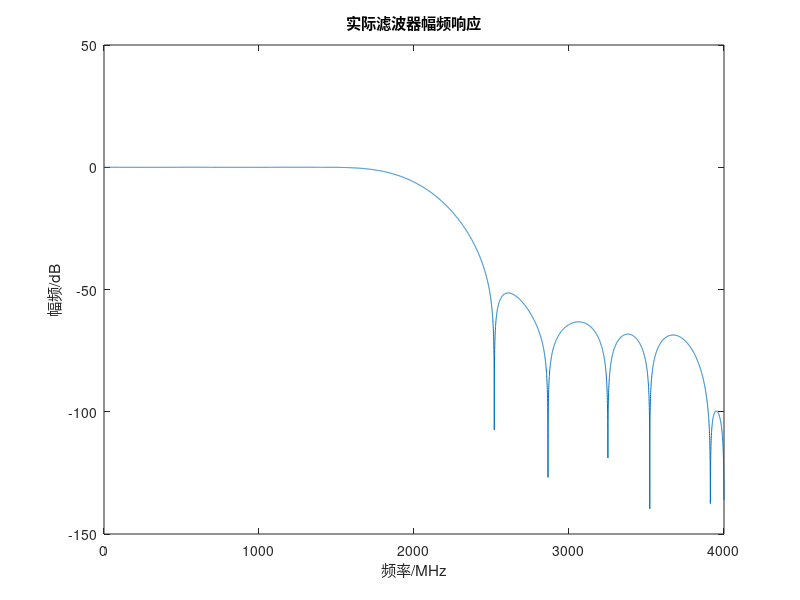

MATLAB code for this plot:
%%
clear;
NUM=[ 0.0013    0.0017   -0.0025   -0.0040    0.0063    0.0095   -0.0138   -0.0196    0.0274    0.0384   -0.0549 -0.0830    0.1455    0.4477    0.4477    0.1455   -0.0830   -0.0549    0.0384    0.0274   -0.0196   -0.0138 0.0095    0.0063   -0.0040   -0.0025    0.0017    0.0013 ];
Fs=8000;%信号频率
N=length(NUM);
T=1/Fs;Tp=N*T;%采样时间
t=(0:N-1)/Fs;%t=0-2s

N_fft = 8000; % 频率点的数量，通常选择2的幂次方以利用FFT的效率  
% 计算频率向量（归一化）  
f = (0:N_fft-1)*(Fs/N_fft);  
% f=0:Fs/N:Fs*(N-1)/N;%步长f1/N
NUM1 = NUM*10000 ;
disp(NUM1);
% 使用 freqz 计算频率响应  
[H3, w3] = freqz(NUM, 1, N_fft, Fs);  

% w=2*pi*f/Fs;%归一化频  
plot(w3, 20*log10(abs(H3)));
title('实际滤波器幅频响应');
xlabel('频率/MHz');
ylabel('幅频/dB');

% load("Num.mat");
file_name="./FIR_CAU.dat" ;
fid =fopen(file_name,'w');
for i= 1: 27
    fprintf(fid ,'%d\n',NUM1(i));
end
fclose(fid);